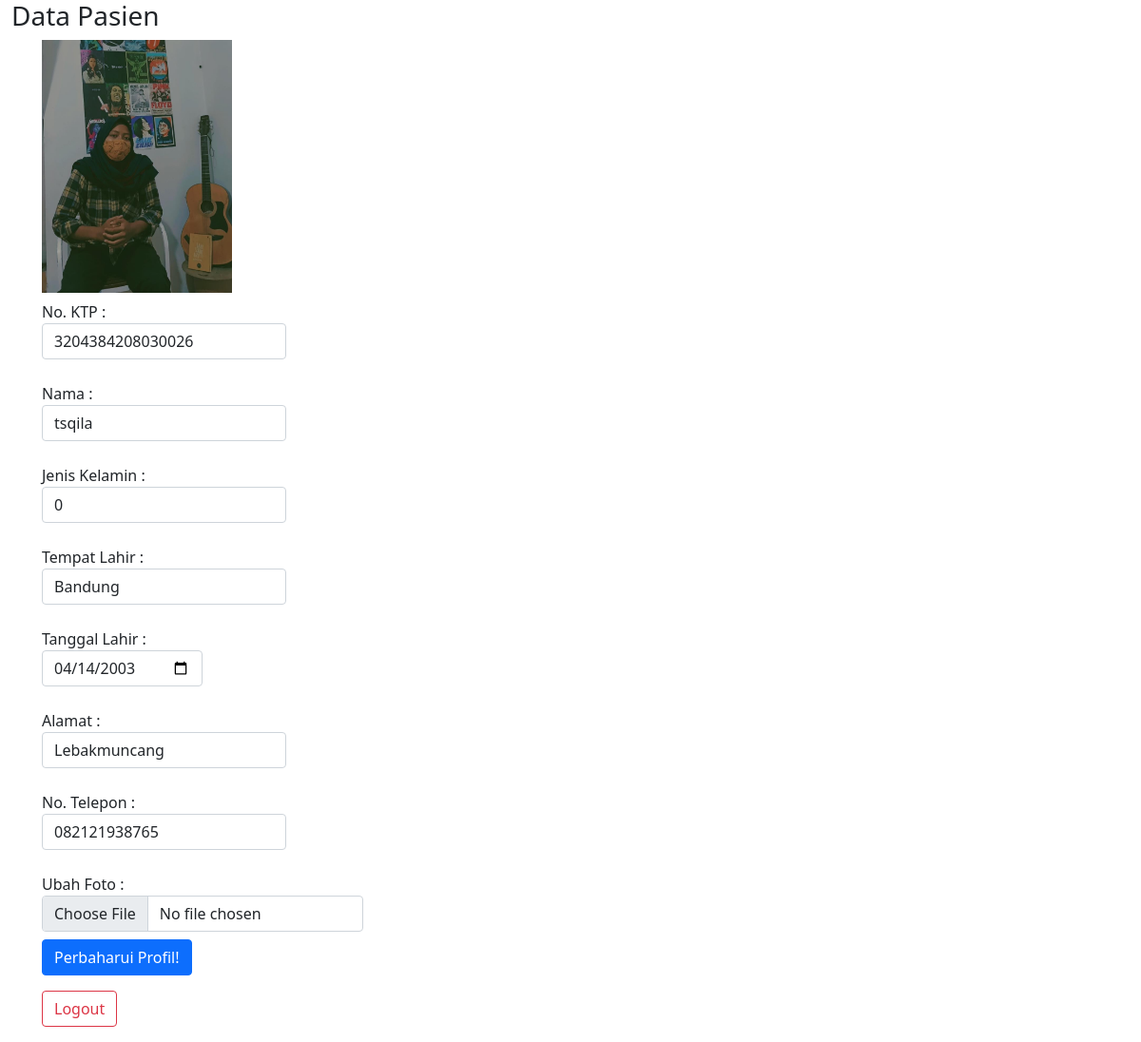
Page /user/profil_user.php (signed in) on the committed database.
### tables this page shows
CREATE TABLE `pasien` (
  `id` int(11) NOT NULL,
  `foto` varchar(255) NOT NULL,
  `ktp` char(16) NOT NULL,
  `nama` varchar(255) NOT NULL,
  `gender` int(11) NOT NULL,
  `tempat_lahir` varchar(255) NOT NULL,
  `tanggal_lahir` date NOT NULL,
  `alamat` varchar(255) NOT NULL,
  `telepon` varchar(20) NOT NULL
);

### user/functions.php (called while the page is built, shortened)
<?php
function koneksi(){
    return mysqli_connect('localhost', 'root', '', 'tubes');
}
function query($query){
    $conn = koneksi();
    $result = mysqli_query($conn, $query) or die(mysqli_error($conn));
    $rows = [];
    while($row = mysqli_fetch_assoc($result)){
        $rows[] = $row;
    }
    return $rows;
}
?>

### user/profil_user.php (the view, shortened to what this page needs)
<?php
require 'functions.php';
$pasien = query("SELECT * FROM pasien");
?>
<!DOCTYPE html>
<html>
<head>
    <link href="https://cdn.jsdelivr.net/npm/bootstrap@5.1.3/dist/css/bootstrap.min.css" rel="stylesheet">
    <link href="../css/stylesheet.css" rel="stylesheet" />
</head>
<body>
    <div class="container-fluid">
    <h3>Data Pasien</h3>
    <?php foreach($pasien as $p)?>
    <form action="" method="post" enctype="multipart/form-data">
        <ul>
            <div class="mb-3">
            <img src="../img/<?= $p['foto']; ?>" alt="" width="200" style="display: block;" class="img-preview mb-2 mt-2">
                <label for="ktp" class="form-label">
                    No. KTP :
                    <input type="text" class="form-control" name="ktp" autofocus required value="<?= $p['ktp']; ?>">
                </label>
                </div>
                <div class="mb-3">
                    <label for="nama" class="form-label">
                        Nama :
                        <input type="text" class="form-control" name="nama" required value="<?= $p['nama']; ?>">
                    </label>
                </div>
                <div class="mb-3">
                    <label for="gender" class="form-label">
                    Jenis Kelamin :
                    <input type="text" class="form-control" name="gender" required value="<?= $p['gender']; ?>">
                    </label>
                </div>
                <div class="mb-3">
                    <label for="tempat_lahir" class="form-label">
                        Tempat Lahir :
                        <input type="text" class="form-control" name="tempat_lahir" required value="<?= $p['tempat_lahir']; ?>">
                    </label>
                </div>
                <div class="mb-3">
                    <label for="tanggal_lahir" class="form-label">
                        Tanggal Lahir :
                        <input type="date" class="form-control" name="tanggal_lahir" required value="<?= $p['tanggal_lahir']; ?>">
                    </label>
                </div>
                <div class="mb-3">
                    <label for="alamat" class="form-label">
                        Alamat :
                        <input type="text" class="form-control" name="alamat" required value="<?= $p['alamat']; ?>">
                    </label>
                </div class>
                <div class="mb-3">
                    <label for="telepon" class="form-label">
                        No. Telepon :
                        <input type="text" class="form-control" name="telepon" required value="<?= $p['telepon']; ?>">
                    </label>
                </div class="mb-3">
                <div>
                    <label for="foto" class="form-label">
                        Ubah Foto :
                        <input type="file" class="form-control" name="foto" class="foto" onchange="previewImage()">
                    </label>
                </div>
                <div class="mb-3">
                    <button type="submit" name="ubah" class="btn btn-primary">Perbaharui Profil!</button>
                </div>
                <div class="mb-3">
                    <a href="./logout.php" class="btn btn-outline-danger">Logout</a>
                </div>
            </ul>
        </div>
</body>
</html>

### rows in the picture
pasien: foto (picture), ktp "3204384208030026", nama "tsqila", gender "0", tempat_lahir "Bandung", tanggal_lahir "04/14/2003", alamat "Lebakmuncang", telepon "082121938765"
